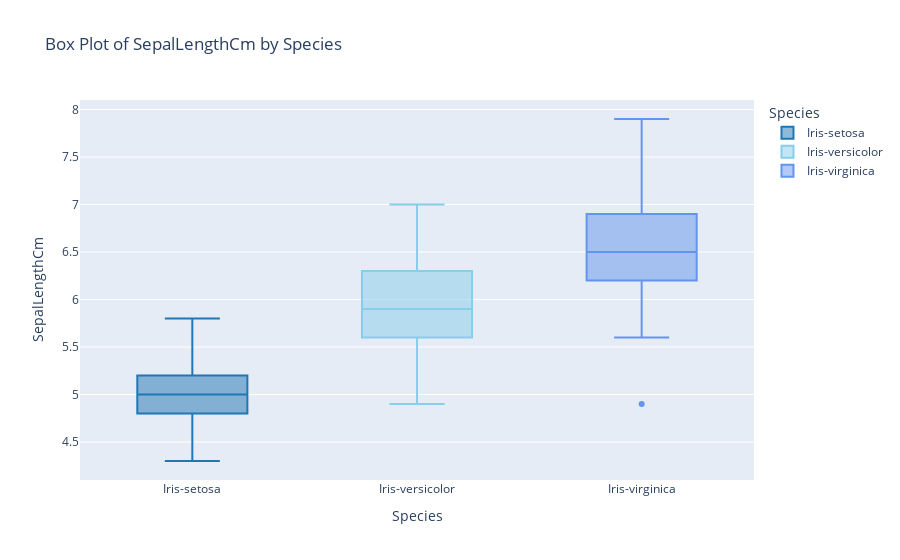

Notebook cell for this chart:
### Code cell
# Create a box plot to show the relationship between a numerical variable and a categorical variable
fig_boxplot = px.box(df, x="Species", y="SepalLengthCm", title="Box Plot of SepalLengthCm by Species",
                     color='Species',  # Set box color based on Species
                     color_discrete_sequence=custom_colors  # Custom color sequence
                    )

# Update layout
fig_boxplot.update_layout(xaxis_title="Species", yaxis_title="SepalLengthCm",)

# Show the box plot
fig_boxplot.show()

### Figure 1 — Plotly figure (JSON) as saved in the notebook; plotly's stock layout.template omitted (floating-point values rounded to 4 significant figures)
{"data": [{"alignmentgroup": "True", "hovertemplate": "Species=%{x}<br>SepalLengthCm=%{y}<extra></extra>", "legendgroup": "Iris-setosa", "marker": {"color": "#1f77b4"}, "name": "Iris-setosa", "notched": false, "offsetgroup": "Iris-setosa", "orientation": "v", "showlegend": true, "type": "box", "x": ["Iris-setosa", "Iris-setosa", "Iris-setosa", "Iris-setosa", "Iris-setosa", "Iris-setosa", "Iris-setosa", "Iris-setosa", "Iris-setosa", "Iris-setosa", "Iris-setosa", "Iris-setosa", "Iris-setosa", "Iris-setosa", "Iris-setosa", "Iris-setosa", "Iris-setosa", "Iris-setosa", "Iris-setosa", "Iris-setosa", "Iris-setosa", "Iris-setosa", "Iris-setosa", "Iris-setosa", "Iris-setosa", "Iris-setosa", "Iris-setosa", "Iris-setosa", "Iris-setosa", "Iris-setosa", "Iris-setosa", "Iris-setosa", "Iris-setosa", "Iris-setosa", "Iris-setosa", "Iris-setosa", "Iris-setosa", "Iris-setosa", "Iris-setosa", "Iris-setosa", "Iris-setosa", "Iris-setosa", "Iris-setosa", "Iris-setosa", "Iris-setosa", "Iris-setosa", "Iris-setosa", "Iris-setosa", "Iris-setosa", "Iris-setosa"], "x0": " ", "xaxis": "x", "y": [5.1, 4.9, 4.7, 4.6, 5.0, 5.4, 4.6, 5.0, 4.4, 4.9, 5.4, 4.8, 4.8, 4.3, 5.8, 5.7, 5.4, 5.1, 5.7, 5.1, 5.4, 5.1, 4.6, 5.1, 4.8, 5.0, 5.0, 5.2, 5.2, 4.7, 4.8, 5.4, 5.2, 5.5, 4.9, 5.0, 5.5, 4.9, 4.4, 5.1, 5.0, 4.5, 4.4, 5.0, 5.1, 4.8, 5.1, 4.6, 5.3, 5.0], "y0": " ", "yaxis": "y"}, {"alignmentgroup": "True", "hovertemplate": "Species=%{x}<br>SepalLengthCm=%{y}<extra></extra>", "legendgroup": "Iris-versicolor", "marker": {"color": "skyblue"}, "name": "Iris-versicolor", "notched": false, "offsetgroup": "Iris-versicolor", "orientation": "v", "showlegend": true, "type": "box", "x": ["Iris-versicolor", "Iris-versicolor", "Iris-versicolor", "Iris-versicolor", "Iris-versicolor", "Iris-versicolor", "Iris-versicolor", "Iris-versicolor", "Iris-versicolor", "Iris-versicolor", "Iris-versicolor", "Iris-versicolor", "Iris-versicolor", "Iris-versicolor", "Iris-versicolor", "Iris-versicolor", "Iris-versicolor", "Iris-versicolor", "Iris-versicolor", "Iris-versicolor", "Iris-versicolor", "Iris-versicolor", "Iris-versicolor", "Iris-versicolor", "Iris-versicolor", "Iris-versicolor", "Iris-versicolor", "Iris-versicolor", "Iris-versicolor", "Iris-versicolor", "Iris-versicolor", "Iris-versicolor", "Iris-versicolor", "Iris-versicolor", "Iris-versicolor", "Iris-versicolor", "Iris-versicolor", "Iris-versicolor", "Iris-versicolor", "Iris-versicolor", "Iris-versicolor", "Iris-versicolor", "Iris-versicolor", "Iris-versicolor", "Iris-versicolor", "Iris-versicolor", "Iris-versicolor", "Iris-versicolor", "Iris-versicolor", "Iris-versicolor"], "x0": " ", "xaxis": "x", "y": [7.0, 6.4, 6.9, 5.5, 6.5, 5.7, 6.3, 4.9, 6.6, 5.2, 5.0, 5.9, 6.0, 6.1, 5.6, 6.7, 5.6, 5.8, 6.2, 5.6, 5.9, 6.1, 6.3, 6.1, 6.4, 6.6, 6.8, 6.7, 6.0, 5.7, 5.5, 5.5, 5.8, 6.0, 5.4, 6.0, 6.7, 6.3, 5.6, 5.5, 5.5, 6.1, 5.8, 5.0, 5.6, 5.7, 5.7, 6.2, 5.1, 5.7], "y0": " ", "yaxis": "y"}, {"alignmentgroup": "True", "hovertemplate": "Species=%{x}<br>SepalLengthCm=%{y}<extra></extra>", "legendgroup": "Iris-virginica", "marker": {"color": "cornflowerblue"}, "name": "Iris-virginica", "notched": false, "offsetgroup": "Iris-virginica", "orientation": "v", "showlegend": true, "type": "box", "x": ["Iris-virginica", "Iris-virginica", "Iris-virginica", "Iris-virginica", "Iris-virginica", "Iris-virginica", "Iris-virginica", "Iris-virginica", "Iris-virginica", "Iris-virginica", "Iris-virginica", "Iris-virginica", "Iris-virginica", "Iris-virginica", "Iris-virginica", "Iris-virginica", "Iris-virginica", "Iris-virginica", "Iris-virginica", "Iris-virginica", "Iris-virginica", "Iris-virginica", "Iris-virginica", "Iris-virginica", "Iris-virginica", "Iris-virginica", "Iris-virginica", "Iris-virginica", "Iris-virginica", "Iris-virginica", "Iris-virginica", "Iris-virginica", "Iris-virginica", "Iris-virginica", "Iris-virginica", "Iris-virginica", "Iris-virginica", "Iris-virginica", "Iris-virginica", "Iris-virginica", "Iris-virginica", "Iris-virginica", "Iris-virginica", "Iris-virginica", "Iris-virginica", "Iris-virginica", "Iris-virginica", "Iris-virginica", "Iris-virginica", "Iris-virginica"], "x0": " ", "xaxis": "x", "y": [6.3, 5.8, 7.1, 6.3, 6.5, 7.6, 4.9, 7.3, 6.7, 7.2, 6.5, 6.4, 6.8, 5.7, 5.8, 6.4, 6.5, 7.7, 7.7, 6.0, 6.9, 5.6, 7.7, 6.3, 6.7, 7.2, 6.2, 6.1, 6.4, 7.2, 7.4, 7.9, 6.4, 6.3, 6.1, 7.7, 6.3, 6.4, 6.0, 6.9, 6.7, 6.9, 5.8, 6.8, 6.7, 6.7, 6.3, 6.5, 6.2, 5.9], "y0": " ", "yaxis": "y"}], "layout": {"boxmode": "overlay", "legend": {"title": {"text": "Species"}, "tracegroupgap": 0}, "title": {"text": "Box Plot of SepalLengthCm by Species"}, "xaxis": {"anchor": "y", "categoryarray": ["Iris-setosa", "Iris-versicolor", "Iris-virginica"], "categoryorder": "array", "domain": [0, 1], "title": {"text": "Species"}}, "yaxis": {"anchor": "x", "domain": [0, 1], "title": {"text": "SepalLengthCm"}}}}
